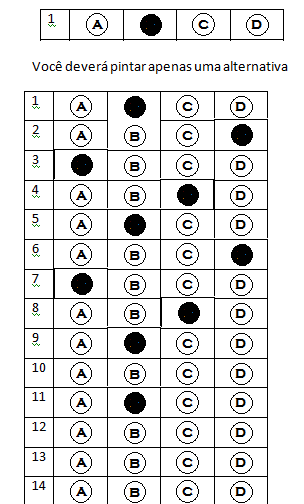
#> input picture lessons/dataset/imgs/gabarito_circular_simples_preenchido.png, 304 x 504 px
$ jupyter execute '4 - Identifying-Chapes.ipynb'   (older library calls are emulated)
#> lines starting #> are read from the running program, lines starting #| are printed output that depends on the picture; after the words box and inside, x2 and y2 are one past the last pixel; in counts of white or black regions, pixels touching at a corner belong together
# Identifying Chapes

O Sistema deve identificar as provas a serem analisadas, independente de sua posição

Utilizando Aproximação de poligonos para identificação de formas(circulos)

[cell 1]
import numpy as np
import cv2

# Load and then gray scale image

image = cv2.imread('dataset/imgs/gabarito_circular_simples_preenchido.png')
#> image is the input picture: shape (504, 304, 3); mean B, G, R 226.2, 226.3, 226.3
gray = cv2.cvtColor(image, cv2.COLOR_BGR2GRAY)
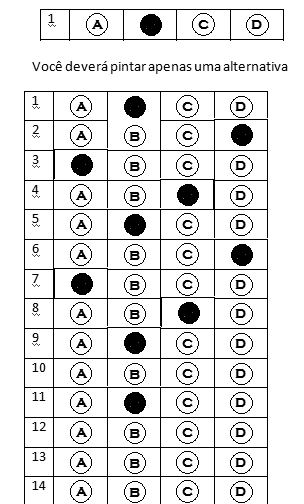
#> gray: shape (504, 304); min 0, max 255, mean 226.3

cv2.imshow('Identifying Shapes',image)
cv2.waitKey(0)

ret, thresh = cv2.threshold(gray, 127, 255, 1)
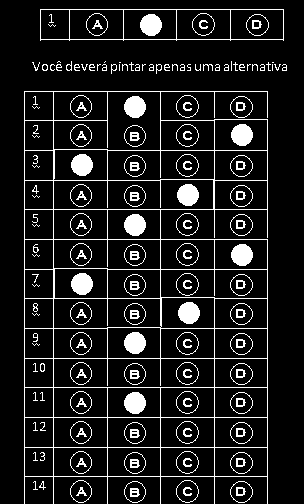
#> thresh: shape (504, 304); 11.2% white; 181 white regions (48 under 20 px)

# Extract Contours
_, contours, hierarchy = cv2.findContours(thresh.copy(), cv2.RETR_LIST, cv2.CHAIN_APPROX_NONE)
#> contours = 356 contours, 115 with area under 20; largest, box (x1, y1, x2, y2) and area: (24, 91, 268, 504) 87306, (40, 9, 284, 41) 7295, (53, 91, 161, 151) 4690, (53, 179, 214, 210) 4689, (53, 358, 215, 388) 4665

for cnt in contours:

    # Get approximate polygons
    approx = cv2.approxPolyDP(cnt, 0.01*cv2.arcLength(cnt,True),True)

    if len(approx) >= 15:
        shape_name = "Circle"
        M = cv2.moments(cnt)
        cx = int(M['m10'] / M['m00'])
        cy = int(M['m01'] / M['m00'])
        cv2.putText(image, shape_name, (cx-50, cy), cv2.FONT_HERSHEY_SIMPLEX, 1, (0, 0, 0), 1)

    cv2.imshow('Identifying Shapes',image)
#> this loop made 356 passes
#> (cx, cy) on passes 7, 8, 16, 26, 27, 34, 49, 50, 57, 69, 70, 91: (186, 491), (81, 491), (41, 484), (186, 462), (81, 462), (42, 454), (186, 432), (81, 432), (42, 427), (186, 402), (81, 402), (186, 373)
#> approx on passes 38 to 42: [[214, 448], [266, 447], [267, 475], [215, 476]], [[160, 448], [213, 447], [214, 475], [161, 476]], [[107, 448], [159, 447], [160, 475], [108, 476]], [[53, 448], [106, 447], [107, 475], [54, 476]], [[24, 448], [52, 447], [53, 475], [25, 476]]
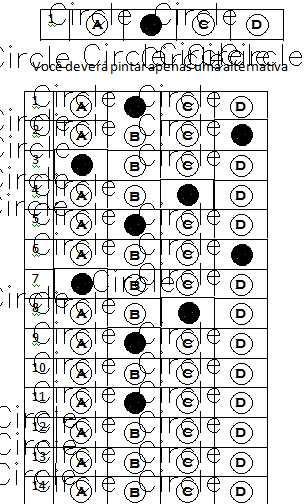
#> image: shape (504, 304, 3); 4.43% of pixels changed, all inside (x1, y1, x2, y2) = (0, 2, 302, 492)
cv2.waitKey(0)

cv2.destroyAllWindows()

#### Identificando circulos preenchidos

[cell 2]
import cv2
import numpy as np

image = cv2.imread('dataset/imgs/gabarito_template_geral_preenchido.png')
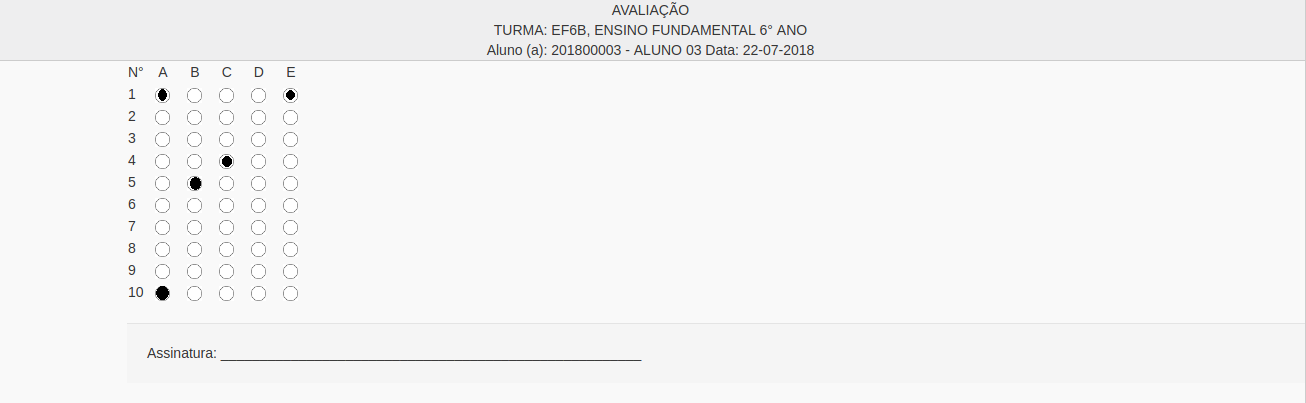
#> input picture lessons/dataset/imgs/gabarito_template_geral_preenchido.png, 1306 x 403 px
#> image is the input picture: shape (403, 1306, 3); mean B, G, R 245.1, 245, 245

gray = cv2.cvtColor(image, cv2.COLOR_BGR2GRAY)
#> gray: shape (403, 1306)
blur = cv2.medianBlur(gray, 5)
cv2.imshow('image blur', blur)
cv2.waitKey(0)

circles = cv2.HoughCircles(blur, cv2.HOUGH_GRADIENT, 1,20,param1=10,param2=20, minRadius=0,maxRadius=60)
#> circles = [[595.5, 38.5, 15.8], [642.5, 16.5, 16.6], [700.5, 44.5, 15.6], [671.5, 17.5, 14.4], [162.5, 292.5, 6], [226.5, 161.5, 4.6], [162.5, 160.5, 6.6], [627.5, 48.5, 11.8], [545.5, 50.5, 9.3]]


if circles.any():
    for i in circles[0,:]:
        # draw the outer circle
        cv2.circle(image,(i[0], i[1]), i[2], (255, 0, 0), 2)

        # draw the center of the circle
        cv2.circle(image, (i[0], i[1]), 2, (0, 255, 0), 2)

        cv2.imshow('detected circles', image)
#> this loop made 9 passes
#> pass 2, `cv2.imshow('detected circles', image)`:
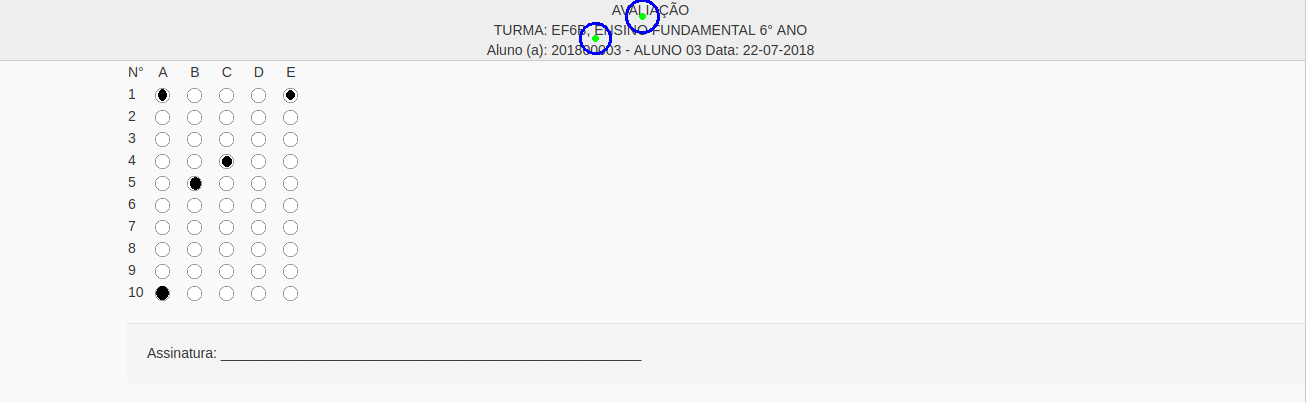
#> window 'detected circles': shape (403, 1306, 3); mean B, G, R 245.2, 244.8, 244.7
#> after the loop:
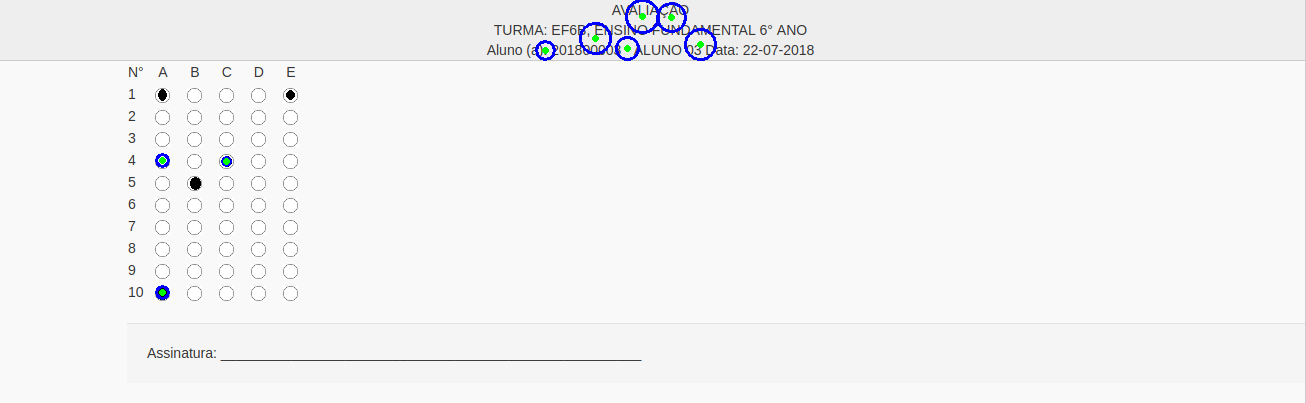
#> image: shape (403, 1306, 3); 0.39% of pixels changed, all inside (x1, y1, x2, y2) = (155, 0, 717, 300)
    cv2.waitKey(0)
cv2.destroyAllWindows()

[cell 3]
import cv2
import numpy as np

image = cv2.imread('dataset/imgs/gabarito_template_geral_preenchido.png')

gray = cv2.cvtColor(image, cv2.COLOR_BGR2GRAY)
blur = cv2.medianBlur(gray, 5)
cv2.imshow('image blur', blur)
cv2.waitKey(0)

circles = cv2.HoughCircles(blur, cv2.HOUGH_GRADIENT, 1,20,param1=10,param2=20, minRadius=0,maxRadius=60)


if circles is not None:
    circles = np.uint16(np.around(circles))
#> circles = [[596, 38, 16], [642, 16, 17], [700, 44, 16], [672, 18, 14], [162, 292, 6], [226, 162, 5], [162, 160, 7], [628, 48, 12], [546, 50, 9]]
    for i in circles[0, :]:
        center = (i[0], i[1])
        # circle center
        cv2.circle(image, center, 1, (255, 0, 0), 3)
        # circle outline
        radius = i[2]
        cv2.circle(image, center, radius, (0, 255, 0), 3)
#> this loop made 9 passes
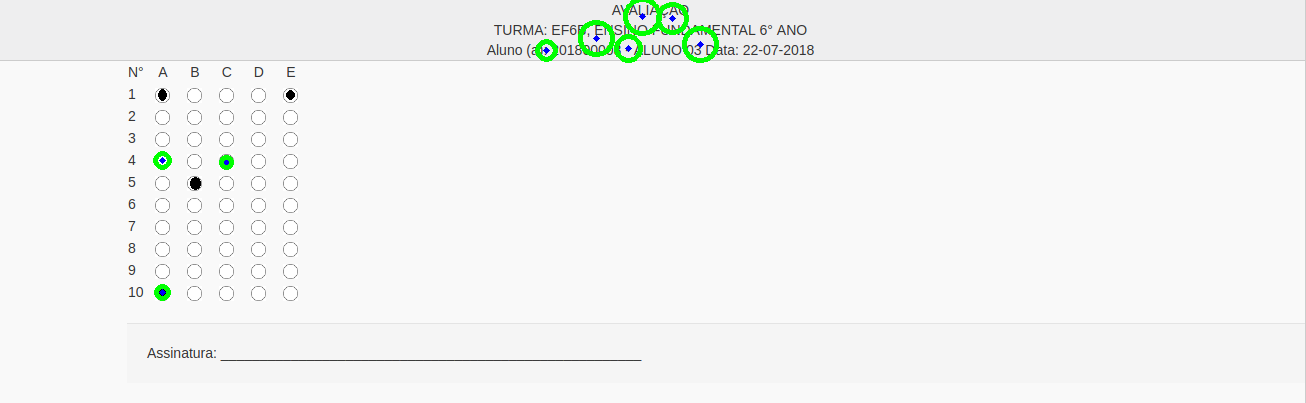
#> image: shape (403, 1306, 3); 0.63% of pixels changed, all inside (x1, y1, x2, y2) = (153, 0, 719, 301)
cv2.imshow("detected circles", image)
cv2.waitKey(0)
cv2.destroyAllWindows()
